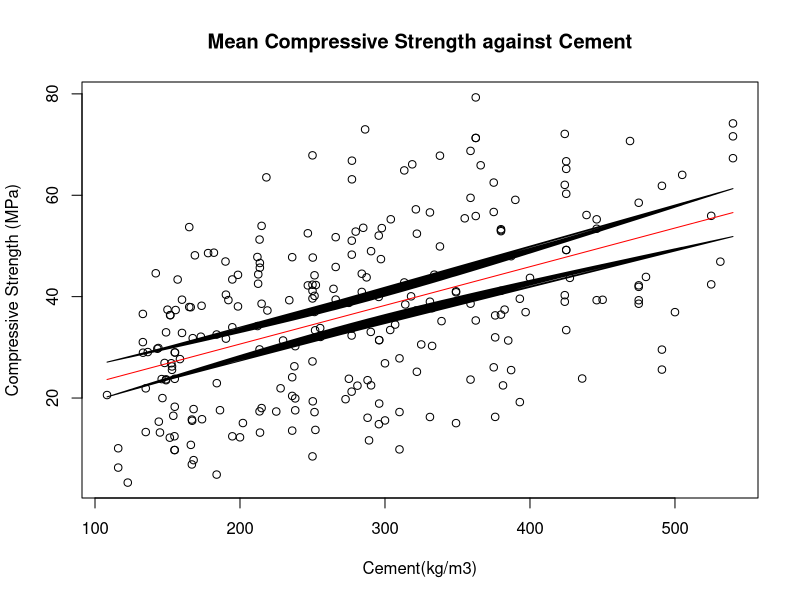
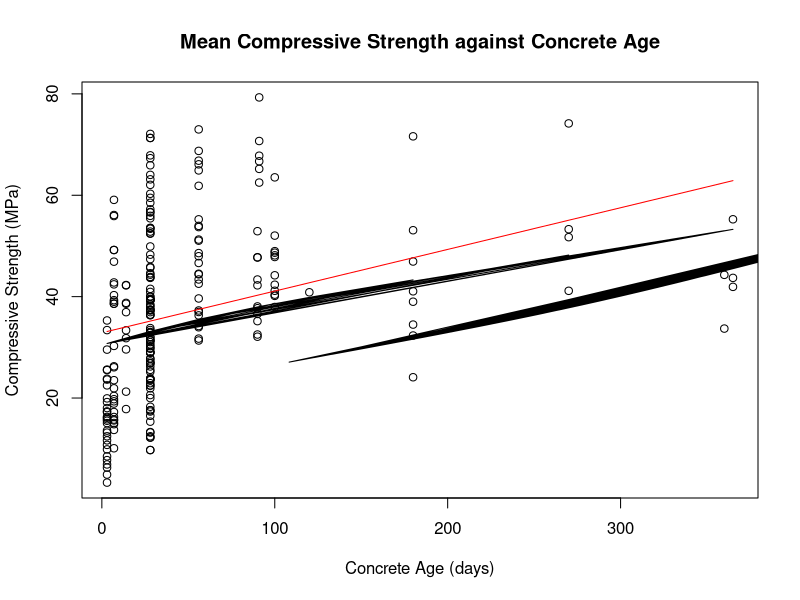

Reproduce these figures in R, in order.
#Question 1.1
concrete <- read.csv("concrete.ass3.2024.csv")
fit_strength <- lm(Strength ~. , concrete)
summary(fit_strength)

#Question 1.2
bonferroni_significance_level <- 0.05/8
bonferroni_significance_level

#Question 1.3
#Cement
cement_fit <- lm(Strength ~ Cement, data = concrete)
predict_cement = predict(cement_fit, cement = data.frame(Cement = concrete$Cement)
                         , interval="confidence")
plot(concrete$Cement, concrete$Strength, xlab="Cement(kg/m3)", 
     ylab="Compressive Strength (MPa)",
     main = "Mean Compressive Strength against Cement")
lines(concrete$Cement, predict_cement[,"fit"], col="red")
lines(concrete$Cement, predict_cement[,"lwr"], col="black")
lines(concrete$Cement, predict_cement[,"upr"], col="black")

#Age of Concrete
age_fit <- lm(Strength ~ Age, data = concrete)
predict_age = predict(age_fit, age = data.frame(Age = concrete$Age)
                         , interval="confidence")
plot(concrete$Age, concrete$Strength, xlab="Concrete Age (days)", 
     ylab="Compressive Strength (MPa)",
     main = "Mean Compressive Strength against Concrete Age")
lines(concrete$Age, predict_age[,"fit"], col="red")
lines(concrete$Age, predict_age[,"lwr"], col="black")
lines(concrete$Cement, predict_cement[,"upr"], col="black")

#Question 1.4
n <- nrow(concrete) #number of observations
fit.strength.bic <- step(fit_strength, k = log(n))
summary(fit.strength.bic)

#Question 1.5.a
example_concrete <- data.frame(Cement = 491, 
                               Blast.Furnace.Slag = 26, 
                               Fly.Ash = 123, 
                               Superplasticizer = 3.9, 
                               Coarse.Aggregate = 882, 
                               Fine.Aggregate = 699, 
                               Age = 28)
predict(fit.strength.bic, newdata = example_concrete, interval = "confidence")


